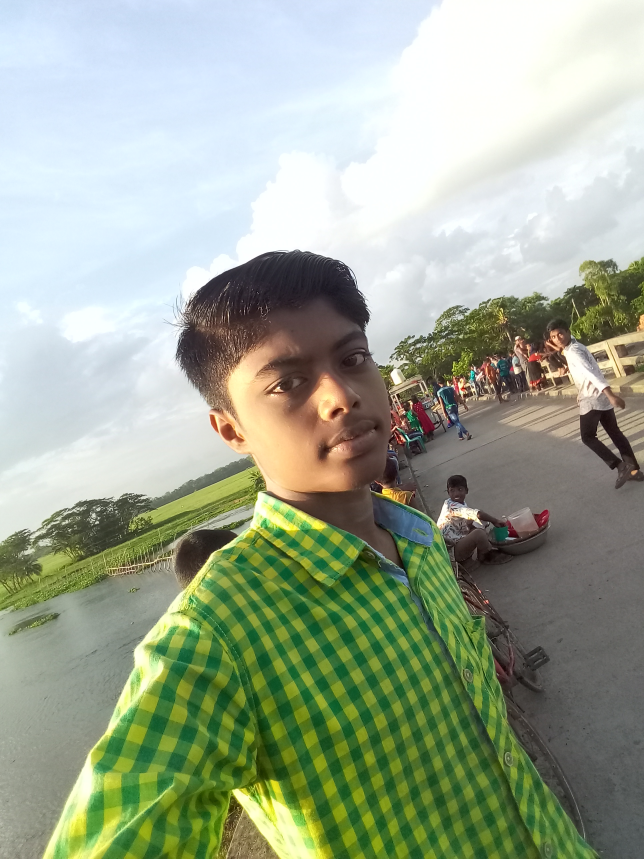
#> input picture Python/Artificial_Intelligence/OpenCV/Photo/1.jpg, 1932 x 2576 px (shown at 1/3 size); its folder holds 7 pictures in this run
$ jupyter execute OpenCV.ipynb
#> lines starting #> are read from the running program, lines starting #| are printed output that depends on the picture
# Video-5 Read Image

[cell 1]
import cv2
import numpy as np
import os

[cell 2]
path = 'Photo//'
img = cv2.imread(path + '1.jpg')
#> img is the input picture: shape (2576, 1932, 3); mean B, G, R 147.6, 168.2, 157.6
image = cv2.resize(img, (600,400))
print(img.shape)
#| (2576, 1932, 3)
print(img)
#> (printed output is left out)
cv2.imshow('Image',image)
cv2.waitKey()
cv2.destroyAllWindows()

[cell 3]
img = cv2.imread(path + '1.jpg',0)
#> img: shape (2576, 1932)
image = cv2.resize(img, (600,400))
#> image: shape (400, 600)
print(img.shape)
#| (2576, 1932)
print(img)
#> (printed output is left out)
cv2.imshow('Image',image)
cv2.waitKey()
cv2.destroyAllWindows()

[cell 4]
img = cv2.imread(path + '1.jpg', -1)
#> img: shape (1932, 2576, 3)
image = cv2.resize(img, (600,400))
#> image: shape (400, 600, 3)
print(img.shape)
#| (1932, 2576, 3)
print(img)
#> (printed output is left out)
cv2.imshow('Image',image)
cv2.waitKey()
cv2.destroyAllWindows()

# Video-6 Everything about cv2.imshow()

[cell 5]
matx = np.zeros((200,200))
matx

[cell 6]
cv2.imshow('Zeros Matx', matx)
cv2.waitKey()
cv2.destroyAllWindows()

[cell 7]
img_path = 'Photo//1.jpg'
img = cv2.imread(img_path)

cv2.imshow('Model',img)
cv2.waitKey()
cv2.destroyAllWindows()

# Video -7 How to make Video

[cell 8]
hieght = 720
width = 1280
channel = 3
fps = 30
sec = 5

fourcc = cv2.VideoWriter_fourcc(*'MP42')
video = cv2.VideoWriter('test.mp4', fourcc, float(fps), (width, hieght))
for frame_count in range(fps*sec):
    img = np.random.randint(0,255, (hieght, width, channel), dtype= np.uint8)
    video.write(img)

video.release()

# Video from Image

[cell 9]
hieght = 720
width = 1280
channel = 3
fps = 30
sec = 5

fourcc = cv2.VideoWriter_fourcc(*'MP42')
video = cv2.VideoWriter('image_to_video.mp4', fourcc, float(fps), (width, hieght))


directry = r'Photo//'
img_name_list = os.listdir(directry)


for frame_count in range(fps*sec):
    img_name = np.random.choice(img_name_list)
    img_path = os.path.join(directry,img_name)
    img = cv2.imread(img_path)
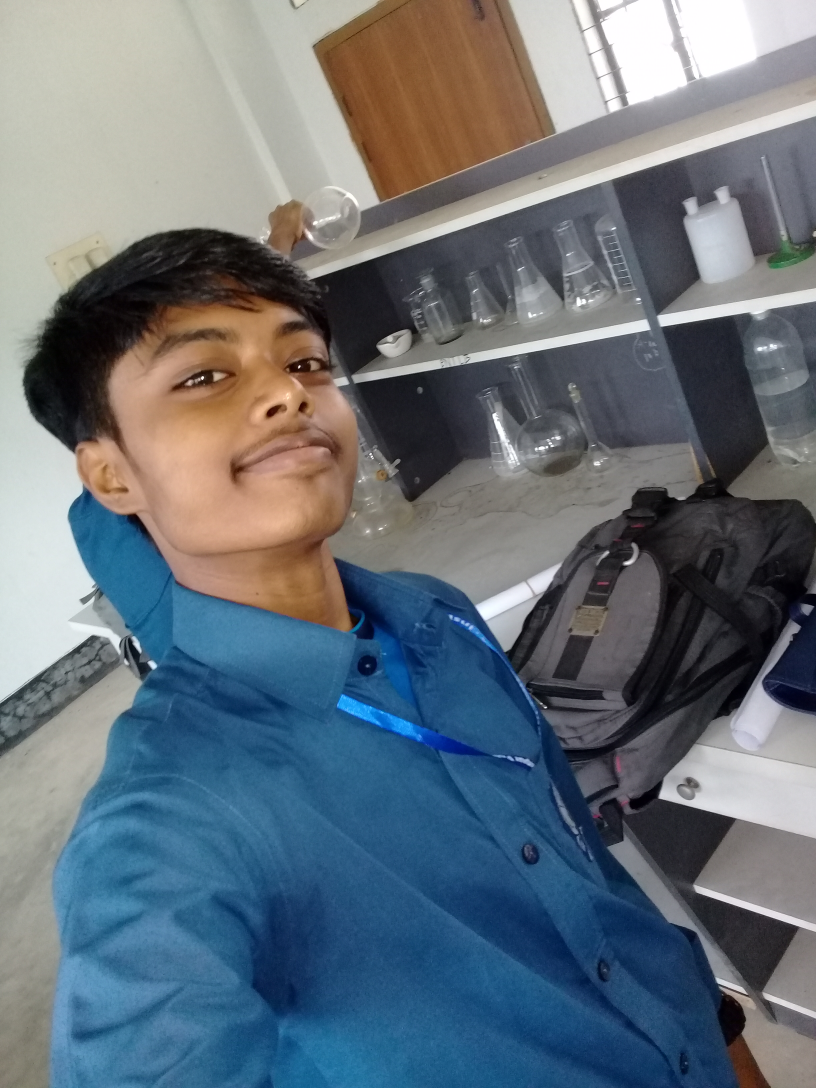
#> input picture Python/Artificial_Intelligence/OpenCV/Photo/12.jpg, 2448 x 3264 px (shown at 1/3 size)
#> img is the input picture: shape (3264, 2448, 3); mean B, G, R 121.6, 112.9, 102.8
    img_resize = cv2.resize(img, (width, hieght))

    video.write(img_resize)

video.release()

# Video-8 Put Text Over Picture

[cell 10]
img_path = r'Photo//1.jpg'
image = cv2.imread(img_path)
image = cv2.resize(image, (1280, 720))
#> image: shape (720, 1280, 3)

text = 'Shantonu'
org = (100, 200)
font = cv2.FONT_HERSHEY_COMPLEX
fontScale = 6
color = (0,0,0)
thickness = 3
lineType = cv2.LINE_AA
bottomLeftOrigin = False

img_text = cv2.putText(image, text, org, font, fontScale, color, thickness, lineType, bottomLeftOrigin)

cv2.imshow('Text Image', img_text)
cv2.waitKey()
cv2.destroyAllWindows()

[cell 11]
img_path = r'Photo//1.jpg'
image = cv2.imread(img_path)
image = cv2.resize(image, (1280, 720))

text = 'Shantonu'
org = (100, 200)
font = cv2.FONT_HERSHEY_COMPLEX
fontScale = 6
color = (0,0,0)
thickness = 3
lineType = cv2.LINE_AA
bottomLeftOrigin = True

img_text = cv2.putText(image, text, org, font, fontScale, color, thickness, lineType, bottomLeftOrigin)

cv2.imshow('Text Image', img_text)
cv2.waitKey()
cv2.destroyAllWindows()

[cell 12]
img_path = r'Photo//1.jpg'
image = cv2.imread(img_path)
image = cv2.resize(image, (1280, 720))

text = 'Shantonu'
org = (100, 200)
font = cv2.FONT_HERSHEY_COMPLEX
fontScale = 6
color = (0,0,0)
thickness = 3
lineType = cv2.LINE_AA
bottomLeftOrigin = True

img_text = cv2.putText(image, text, org, font, fontScale, color, thickness, lineType, bottomLeftOrigin)
img_text = cv2.putText(image, text, org, font, fontScale, color, thickness, lineType, bottomLeftOrigin = False)

cv2.imshow('Text Image', img_text)
cv2.waitKey()
cv2.destroyAllWindows()

# Video - 9 Draw a Rectangle

[cell 13]
mg_path = r'Photo//1.jpg'
image = cv2.imread(img_path)
image = cv2.resize(image, (1280, 720))


pt1 = (320, 200)
pt2 = (820, 420)
color = (0, 255, 0)
thickness = 4
lineType = cv2.LINE_4

img_rect = cv2.rectangle(image, pt1, pt2, color, thickness, lineType)
cv2.imshow('Rectangle On Image', img_rect)
cv2.waitKey()
cv2.destroyAllWindows()

[cell 14]
mg_path = r'Photo//1.jpg'
image = cv2.imread(img_path)
image = cv2.resize(image, (1280, 720))


pt1 = (320, 200)
pt2 = (820, 420)
color = (255, 255, 0)
thickness = -1 # to fill the rect
lineType = cv2.LINE_4

img_rect = cv2.rectangle(image, pt1, pt2, color, thickness, lineType)
cv2.imshow('Rectangle On Image', img_rect)
cv2.waitKey()
cv2.destroyAllWindows()

[cell 15]
mg_path = r'Photo//1.jpg'
image = cv2.imread(img_path)
image = cv2.resize(image, (1280, 720))


pt1 = (320, 200)
pt2 = (820, 420)
color = (0, 255, 0)
thickness = 4
lineType = cv2.LINE_4

img_rect = cv2.rectangle(image, pt1, pt2, color, thickness, lineType)
# Text On Image
text = 'Shantonu'
org = (100, 200)
font = cv2.FONT_HERSHEY_COMPLEX
fontScale = 6
color = (0,0,0)
thickness = 3
lineType = cv2.LINE_AA

img_text = cv2.putText(image, text, org, font, fontScale, color, thickness, lineType, bottomLeftOrigin = False)


cv2.imshow('Rectangle On Image With Text', img_rect)
cv2.imshow('Rectangle On Image With Text', img_text)

cv2.imwrite('Image_with_rect_text.png', img_text)

cv2.waitKey()
cv2.destroyAllWindows()

# Video - 10 Draw Circle

[cell 16]
img_path = r'Photo//1.jpg'
image = cv2.imread(img_path)
image = cv2.resize(image, (1280, 720))

center = (600, 250)
radius = 180
color = (23,210,75)
thickness = 3
lineType = cv2.LINE_8
shift = 0

cv2.circle(image, center, radius, color, thickness, lineType, shift)
cv2.imshow('Circle', image)


cv2.waitKey()
cv2.destroyAllWindows()

[cell 17]
img_path = r'Photo//1.jpg'
image = cv2.imread(img_path)
image = cv2.resize(image, (1280, 720))

center = (600, 250)
radius = 180
color = (23,210,75)
thickness = 3
lineType = cv2.LINE_8
shift = 0

cv2.circle(image, center, radius, color, thickness, lineType, shift)
center = (640, 450)
cv2.circle(image, center, radius, color, thickness, lineType, shift)

cv2.imshow('Circle', image)


cv2.waitKey()
cv2.destroyAllWindows()

# Video - 11 Draw Line

[cell 18]
img_path = r'Photo//1.jpg'
image = cv2.imread(img_path)
image = cv2.resize(image, (1280, 720))

pt1 = (500, 140)
plt2 = (1050, 140)
color = (23, 200, 54)
thickness = 5

cv2.line(image, pt1, pt2, color, thickness)


cv2.imshow('Image', image)
cv2.waitKey()
cv2.destroyAllWindows()

# Video - 12 Draw Ellipse

[cell 19]
img_path = r'Photo//1.jpg'
image = cv2.imread(img_path)
image = cv2.resize(image, (1280, 720))

center = (500, 230)
axes = (100, 200)
angle = 30
startAngle = 0
endAngle = 360
color = (0,0,255)

cv2.ellipse(image, center, axes, angle, startAngle, endAngle, color )

cv2.imshow('Image', image)
cv2.waitKey()
cv2.destroyAllWindows()

# Video - 13 Draw Polygones

[cell 20]
img_path = r'Photo//1.jpg'
image = cv2.imread(img_path)
image = cv2.resize(image, (1280, 720))

pts = np.array([[12,45], [34,56], [23,76], [67, 98], [93,56]])
isClosed = True
color = (34, 65, 37)
thickness = 5

cv2.polylines(image, [pts], isClosed, color, thickness)
cv2.imshow('Image', image)
cv2.waitKey()
cv2.destroyAllWindows()

# Video - 14 Change Image Color

[cell 21]
img_path = r'Photo//13.jpg'
image = cv2.imread(img_path)
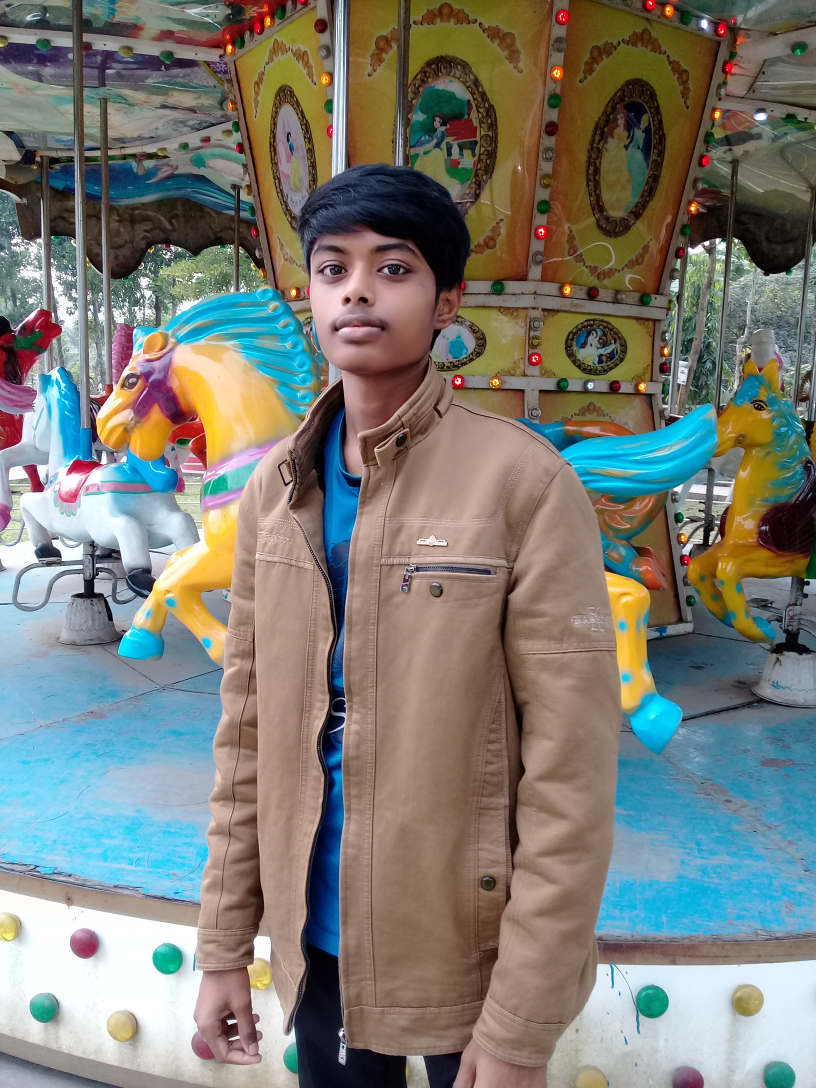
#> input picture Python/Artificial_Intelligence/OpenCV/Photo/13.jpg, 2448 x 3264 px (shown at 1/3 size)
#> image is the input picture: shape (3264, 2448, 3); mean B, G, R 117.7, 124.9, 124.9
image = cv2.resize(image, (650, 650))
#> image: shape (650, 650, 3)


cv2.imshow('Image', image)
cv2.waitKey()
cv2.destroyAllWindows()

[cell 22]
image.shape

[cell 23]
image[:, :, 0] # Blue

[cell 24]
image[:, :, 1] # Green

[cell 25]
image[:, :, 2] # Red

[cell 26]
img_path = r'Photo//13.jpg'
image = cv2.imread(img_path)
image = cv2.resize(image, (650, 650))

img_gray = cv2.cvtColor(image, cv2.COLOR_BGR2GRAY, )

cv2.imshow('Image', img_gray)
cv2.waitKey()
cv2.destroyAllWindows()

[cell 27]
img_path = r'Photo//13.jpg'
image = cv2.imread(img_path)
image = cv2.resize(image, (650, 650))

img_gray = cv2.cvtColor(image, cv2.COLOR_BGR2HSV, )

cv2.imshow('Image', img_gray)
cv2.waitKey()
cv2.destroyAllWindows()

[cell 28]
img_path = r'Photo//13.jpg'
image = cv2.imread(img_path)
image = cv2.resize(image, (650, 650))

img_gray = cv2.cvtColor(image, cv2.COLOR_BGR2YCrCb, )

cv2.imshow('Image', img_gray)
cv2.waitKey()
cv2.destroyAllWindows()

[cell 29]
cv2.COLOR_BGR2YCrCb # Give us a number code

[cell 30]
img_path = r'Photo//13.jpg'
image = cv2.imread(img_path)
image = cv2.resize(image, (650, 650))

img_gray = cv2.cvtColor(image, 36, )

cv2.imshow('Image', img_gray)
cv2.waitKey()
cv2.destroyAllWindows()

# Video - 15 Split And Merge Image

[cell 31]
img_path = r'Photo//13.jpg'
image = cv2.imread(img_path)
image = cv2.resize(image, (650, 650))


image

[cell 32]
image.shape

[cell 33]
image[:, :, 0] # b = 0, g = 1, r = 2

[cell 34]
image[:, :, 0].shape

[cell 35]
image[:, :, 1]

[cell 36]
image[:, :, 2]

# Split Image Using cv2.split()

[cell 37]
b, g, r = cv2.split(image)

[cell 38]
b

[cell 39]
g

[cell 40]
r

[cell 41]
import time

start_time = time.time()

img_path = r'Photo//13.jpg'
image = cv2.imread(img_path)
image = cv2.resize(image, (650, 650))

for i in range(100):
    b,g,r = cv2.split(image)


end_time = time.time()

print('Total time to take 100 image split : ', end_time - start_time)

[cell 42]
import time

start_time = time.time()

img_path = r'Photo//13.jpg'
image = cv2.imread(img_path)
image = cv2.resize(image, (650, 650))

for i in range(100):
    b = image[:, :, 0]
    g = image[:, :, 1]
    r = image[:, :, 2]


end_time = time.time()

print('Total time to take 100 image split : ', end_time - start_time)

[cell 43]
img_path = r'Photo//13.jpg'
image = cv2.imread(img_path)
image = cv2.resize(image, (650, 650))


cv2.imshow('Blue Image', image[:, :, 0])
cv2.imshow('Greeen Image', image[:, :, 1])
cv2.imshow('Red Image', image[:, :, 2])


cv2.waitKey()
cv2.destroyAllWindows()

[cell 44]
img_path = r'Photo//13.jpg'
image = cv2.imread(img_path)
image = cv2.resize(image, (650, 650))

b, g, r = cv2.split(image)

cv2.imshow('Blue Image', b)
cv2.imshow('Greeen Image', g)
cv2.imshow('Red Image', r)


cv2.waitKey()
cv2.destroyAllWindows()

# Merge Image

[cell 45]
merge_img = cv2.merge([b, g, r])

merge_img

[cell 46]
merge_img.shape

[cell 47]
img_path = r'Photo//13.jpg'
image = cv2.imread(img_path)
image = cv2.resize(image, (650, 650))

b, g, r = cv2.split(image)

cv2.imshow('Blue Image', b)
cv2.imshow('Greeen Image', g)
cv2.imshow('Red Image', r)
cv2.imshow('Mearge Image', merge_img)


cv2.waitKey()
cv2.destroyAllWindows()

# Video - 15 Done

# Convert RGB(color) image into Blue,Green, Red

[cell 48]
img_path = r'Photo//13.jpg'
image = cv2.imread(img_path)
image = cv2.resize(image, (650, 650))


cv2.imshow('Image', image)
cv2.waitKey()
cv2.destroyAllWindows()

[cell 49]
image.shape

# Blue Image

[cell 50]
b, g, r = cv2.split(image)
zeros_ch = np.zeros(image.shape[0:2], dtype = 'uint8')

[cell 51]
blue_img = cv2.merge([b, zeros_ch, zeros_ch])
cv2.imshow('Blue Image', blue_img)
cv2.waitKey()
cv2.destroyAllWindows()

# Red Image

[cell 52]
green_img = cv2.merge([zeros_ch, g, zeros_ch])
cv2.imshow('Green Image', green_img)
cv2.waitKey()
cv2.destroyAllWindows()

# Red Image

[cell 53]
red_img = cv2.merge([zeros_ch, zeros_ch, r])
cv2.imshow('Red Image', red_img)
cv2.waitKey()
cv2.destroyAllWindows()

# Video 16 Done

# Show Histogram of Image

[cell 54]
import matplotlib.pyplot as plt

img_path = r'Photo//13.jpg'
image = cv2.imread(img_path)
image = cv2.resize(image, (650, 650))


cv2.imshow('Image', image)
cv2.waitKey()
cv2.destroyAllWindows()

[cell 55]
image

[cell 56]
image.ravel()

[cell 57]
image.shape

[cell 58]
image.ravel().shape

[cell 59]
image.ravel().size

[cell 60]
plt.hist(image.ravel(), bins = 256, range = [0,255])
plt.show()

[cell 61]
colors = ('b', 'g', 'r')

image_ravel = [image[:, :, 0].ravel(), image[:, :, 1].ravel(), image[:, :, 2].ravel()]

plt.hist(image_ravel, color = colors, label = colors)
plt.legend()
plt.show()

[cell 62]
colors = ('b', 'g', 'r')

image_ravel = [image[:, :, 0].ravel(), image[:, :, 1].ravel(), image[:, :, 2].ravel()]

plt.hist(image_ravel, color = colors, label = colors, bins= 256, range = [0, 255])
plt.legend()
plt.show()

[cell 63]
colors = ('b', 'g', 'r')
plt.figure(figsize=(16,9))

for i, color in enumerate(colors):
    histogram = cv2.calcHist([image],[i], None, [256], [0,256])
    plt.plot(histogram, color= color)

plt.show()

# Video 17 Done

[cell 64]
img_path = r'Photo//13.jpg'
image = cv2.imread(img_path)
image = cv2.resize(image, (650, 650))


cv2.imshow('Image', image)
cv2.waitKey()
cv2.destroyAllWindows()

# Conver Image in gray scale

[cell 65]
gray_image = cv2.cvtColor(image, cv2.COLOR_BGR2GRAY)

cv2.imshow('Image', gray_image)
cv2.waitKey()
cv2.destroyAllWindows()

[cell 66]
gray_image # 0== Black, 255 == White

[cell 67]
gray_image_copy = np.copy(gray_image)

# Find out white color

[cell 68]
gray_image_copy[gray_image_copy[:, :] < 200] = 0

cv2.imshow('Image', gray_image_copy)
cv2.waitKey()
cv2.destroyAllWindows()

[cell 69]
image_copy = np.copy(image)

[cell 70]
image_copy.shape

# Work in Color image

[cell 71]
image_copy[(image_copy[:, :, 0] < 200) | (image_copy[:, :, 1] < 200) | (image_copy[:, :, 2] < 200)] = 0


cv2.imshow('Image', image_copy)
cv2.waitKey()
cv2.destroyAllWindows()

# Video 18 Done

[cell 72]
img_path = r'Photo//3.jpg'
image = cv2.imread(img_path)
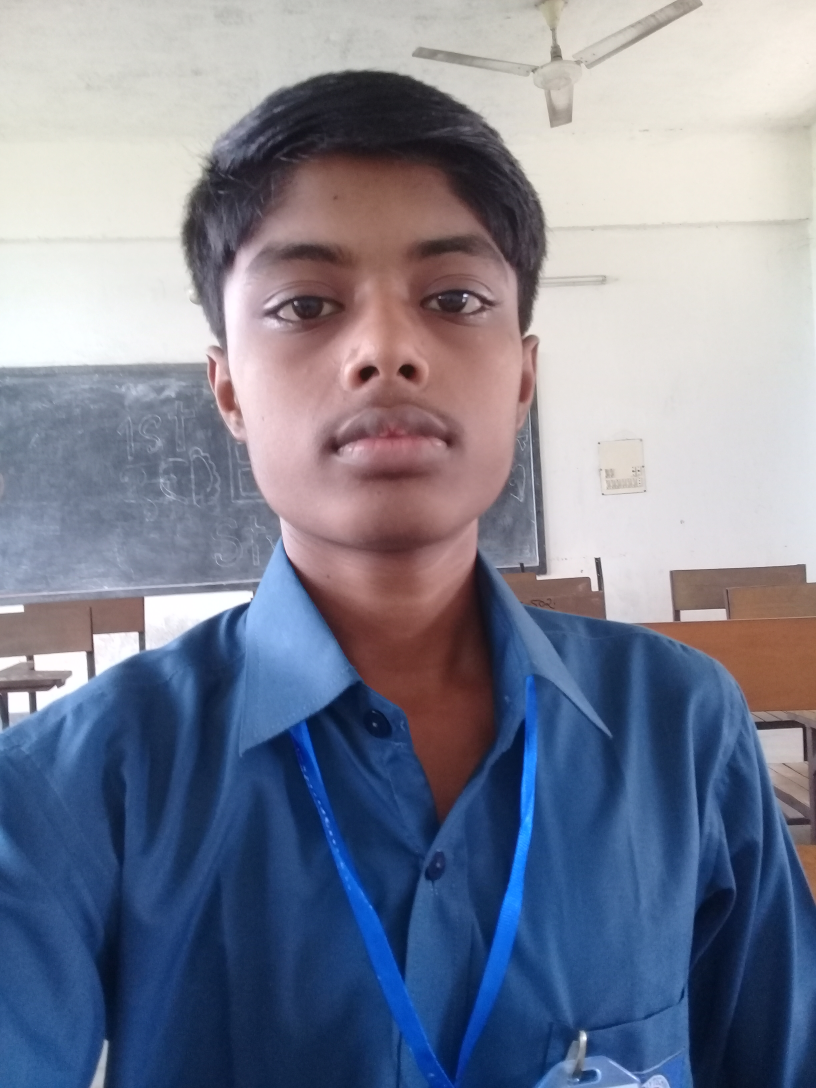
#> input picture Python/Artificial_Intelligence/OpenCV/Photo/3.jpg, 2448 x 3264 px (shown at 1/3 size)
#> image is the input picture: shape (3264, 2448, 3); mean B, G, R 147.4, 129.3, 124.5
image = cv2.resize(image, (650, 650))
#> image: shape (650, 650, 3)


cv2.imshow('Image', image)
cv2.waitKey()
cv2.destroyAllWindows()

# Blur Image Using Filter2D with 3x3 Kernel

[cell 73]
one_mat_3_3 = np.ones((3,3), dtype= np.float32)
one_mat_3_3

[cell 74]
one_mat_3_3 = np.ones((3,3), dtype= np.float32) / 9
one_mat_3_3

[cell 75]
one_mat_3_3 = np.ones((3,3), dtype= np.float32) / 9
blur_img_3_3 = cv2.filter2D(image, -1, one_mat_3_3)

cv2.imshow('blur_img_3_3', blur_img_3_3)
cv2.imshow('Orginal Image', image)
cv2.waitKey()
cv2.destroyAllWindows()

# Blur Image Using Filter 2D with 5x5 Kernel

[cell 76]
one_mat_5_5 = np.ones((5,5), dtype= np.float32) / 25
one_mat_5_5 = cv2.filter2D(image, -1, one_mat_5_5)

cv2.imshow('blur_img_5_5', one_mat_5_5)
cv2.imshow('Orginal Image', image)
cv2.waitKey()
cv2.destroyAllWindows()

# Blur Image Using Filter 2D With 10x10 kornel

[cell 77]
one_mat_10_10 = np.ones((10,10), dtype= np.float32) / 100
one_mat_10_10 = cv2.filter2D(image, -1, one_mat_10_10)

cv2.imshow('one_mat_10_10', one_mat_10_10)
cv2.imshow('Orginal Image', image)
cv2.waitKey()
cv2.destroyAllWindows()

# Video 19 Done

[cell 78]
img_path = r'Photo//3.jpg'
image = cv2.imread(img_path)
image = cv2.resize(image, (650, 650))


cv2.imshow('Image', image)
cv2.waitKey()
cv2.destroyAllWindows()

# Averaging Blurring Techniques

# Blur Image using cv2.blur() and cv2.boxfilter()

[cell 79]
img_blur_3 = cv2.blur(image, (3,3))


cv2.imshow('Orginal Image', image)
cv2.imshow('img_blur_3', img_blur_3)
cv2.waitKey()
cv2.destroyAllWindows()

[cell 80]
img_blur_50 = cv2.blur(image, (50,50))
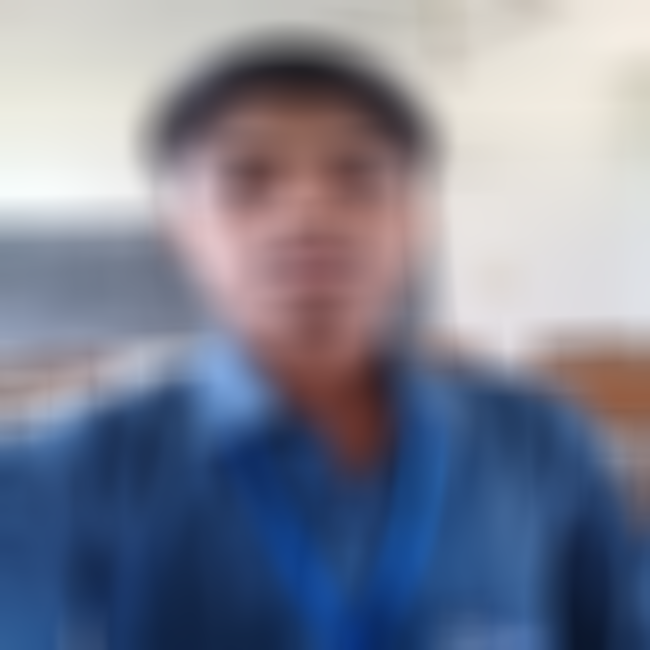
#> img_blur_50: shape (650, 650, 3); mean B, G, R 147.4, 129.3, 124.5


cv2.imshow('Orginal Image', image)
cv2.imshow('img_blur_3', img_blur_50)
cv2.waitKey()
cv2.destroyAllWindows()
